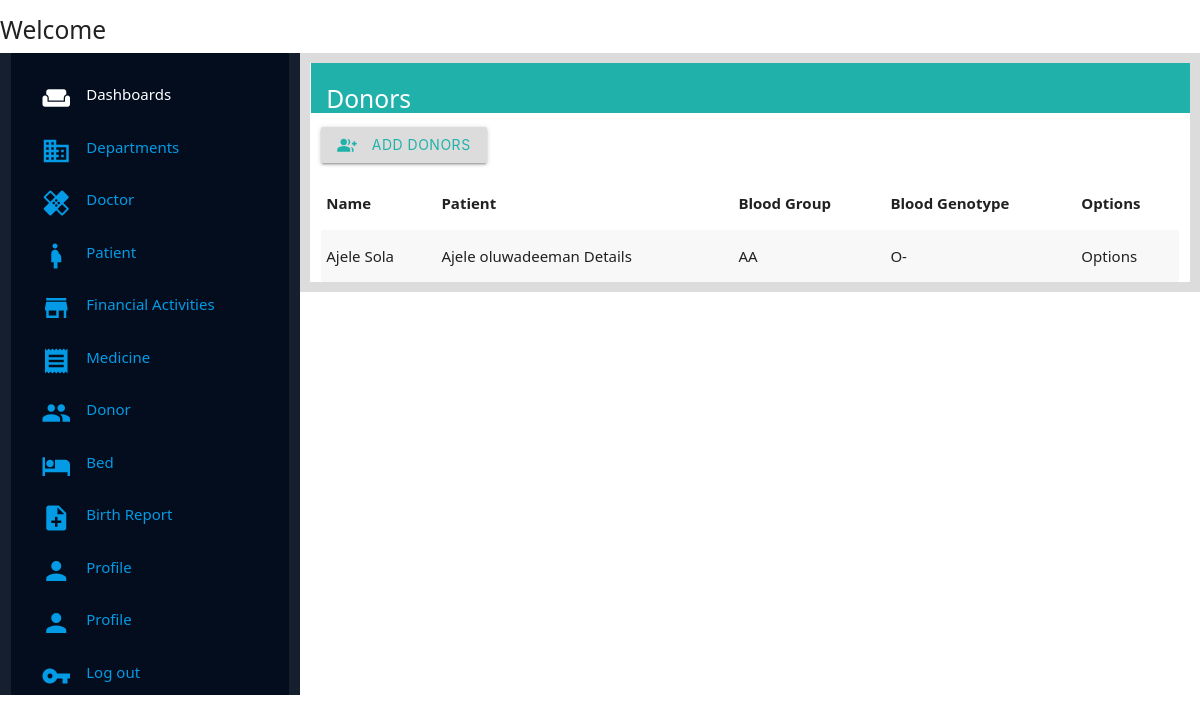
The page /management/donors/ (signed in) on the database its author committed.
### management/models.py (models this page shows, shortened)
class Donors(models.Model):
    name = models.CharField(max_length=250)
    patient = models.ForeignKey(Patient, on_delete=models.CASCADE, null=True, blank=True)
    date_of_birth = models.DateField(null=True, blank=True)
    blood_group = models.CharField(max_length=250)
    bloood_genotype = models.CharField(max_length=250)
    donor_contact = models.CharField(max_length=250,default="Please Update")
    date_donated = models.DateTimeField(auto_now_add=True,blank=True, null=True)
    amount_donated = models.CharField(null=True, max_length=250,blank=True)

class Patient(models.Model):
    Patient_id = models.CharField(unique=True, max_length=200, default="Please Update",null=True,blank=True)
    Patient_lastname = models.CharField(max_length=250,null=True, blank=True)
    Patient_firstname = models.CharField(max_length=250,null=True, blank=True)
    Patient_email_address = models.EmailField(max_length=250, null=True, blank=True, default="Null_provided@email.com")
    Patient_phone_number = models.CharField(max_length=120, null=True, blank=True)
    Patient_address = models.CharField(max_length=350,null=True,blank=True)
    Patient_doctor = models.ForeignKey(Doctor,on_delete=models.CASCADE, related_name="patient_doctor")
    Patient_blood_group = models.CharField(max_length=200, default="Please Update")
    Patient_blood_genotype = models.CharField(max_length=200, default="Please Update")
    Patient_age = models.IntegerField(null=True,blank=True)
    Patient_gender = models.CharField(max_length=25, choices=GENDER,default="UNDECIDED")
    Patient_room = models.ForeignKey(Room, on_delete=models.CharField, null=True, blank=True)
    def __str__(self):
        return self.Patient_lastname +" " + self.Patient_firstname + " Details"

### management/views.py (the view)
# urls.py: path('donors/',views.donors_page, name="donors_page"),
@login_required(login_url=welcome_page)
def donors_page(request):
    donors = Donors.objects.all()
    context = {
        'donors':donors
    }
    return render(request,'management/Pages/donor_page.html',context)

### management/templates/management/Pages/donor_page.html
{% extends 'management/index.html' %}
{% load static %}
{% block content %}
<div class="wrapper">
    <div class="title-holder">
        <h5 class="title">Donors</h5>
    </div>
<div class="body-wrapper">
        <button class="btn add-btn"><i class="small material-icons left">group_add</i> Add Donors</button>
    </div>
    <div class="display-list">
        <table class="striped">
        <thead>
          <tr>
              <th>Name</th>
              <th>Patient</th>
              <th>Blood Group</th>
              <th>Blood Genotype</th>
              <th>Options</th>
          </tr>
        </thead>
        <tbody>
          {% for donor in donors %}
          <tr>
            <td>{{donor.name}}</td>
            <td>{{donor.patient}}</td>
            <td>{{donor.blood_group}}</td>
            <td>{{donor.bloood_genotype}}</td>
            <td>Options</td>
          </tr>
          {% endfor %}
        </tbody>
      </table>
    </div>
</div>
{% endblock content %}

### management/static/management/css/style.css (style rules this page uses)
* { margin: 0; padding: 0; font-family:'Segoe UI', Tahoma, Geneva, Verdana, sans-serif; }
.title-holder { background-color: lightseagreen; height: 50px; color: white; margin-left: -10px; margin-right: -11px; padding-bottom: 10px; padding-top: 5px; padding-left: 1em; }
.add-btn { margin-top: 1em; margin-bottom: 1em; background-color: gainsboro; color: lightseagreen; }

### rows shown on the page
Donors: name "Ajele Sola", patient "Ajele oluwadeeman Details", blood_group "AA", bloood_genotype "O-"
